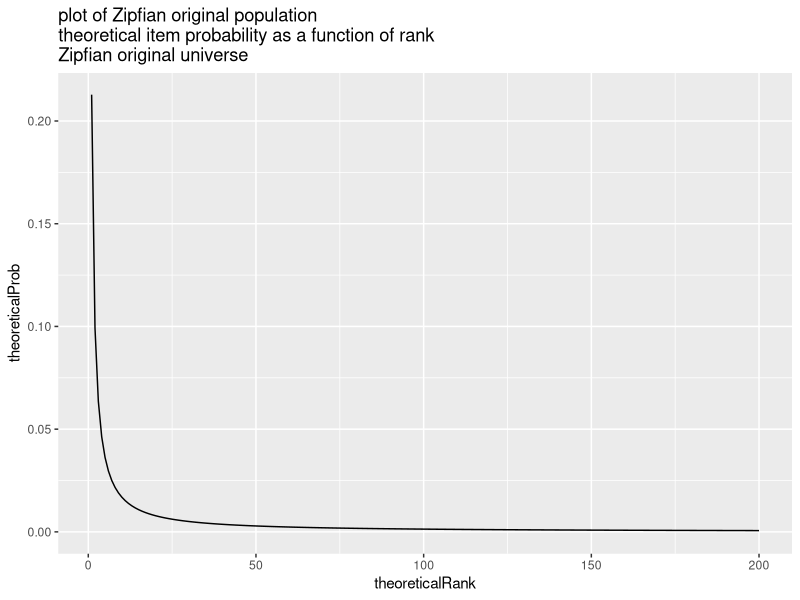
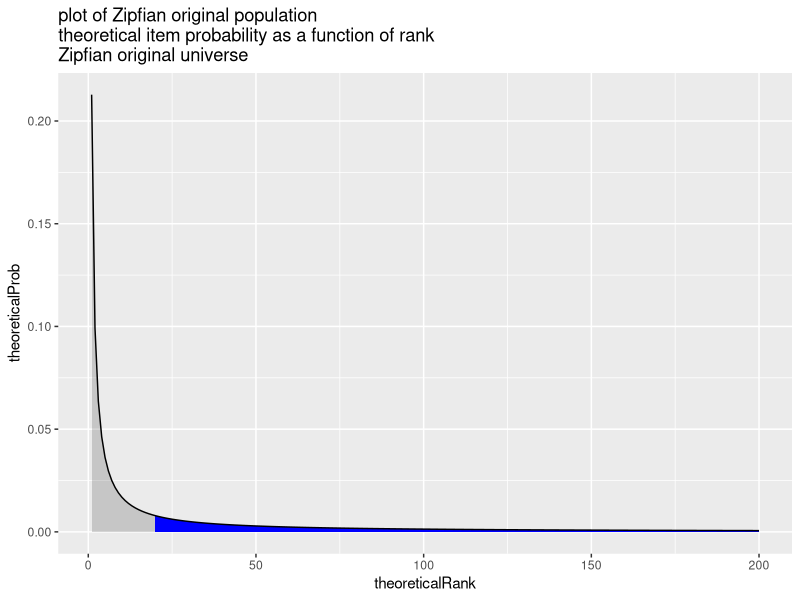
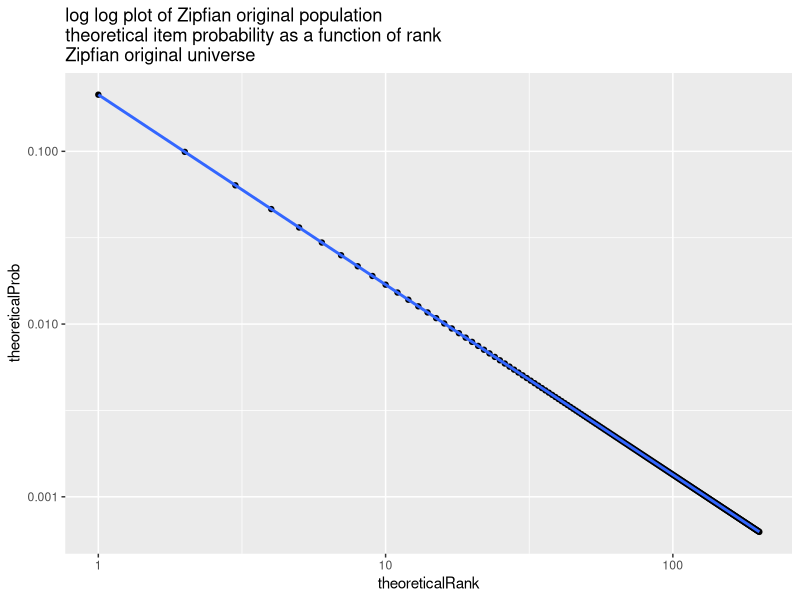
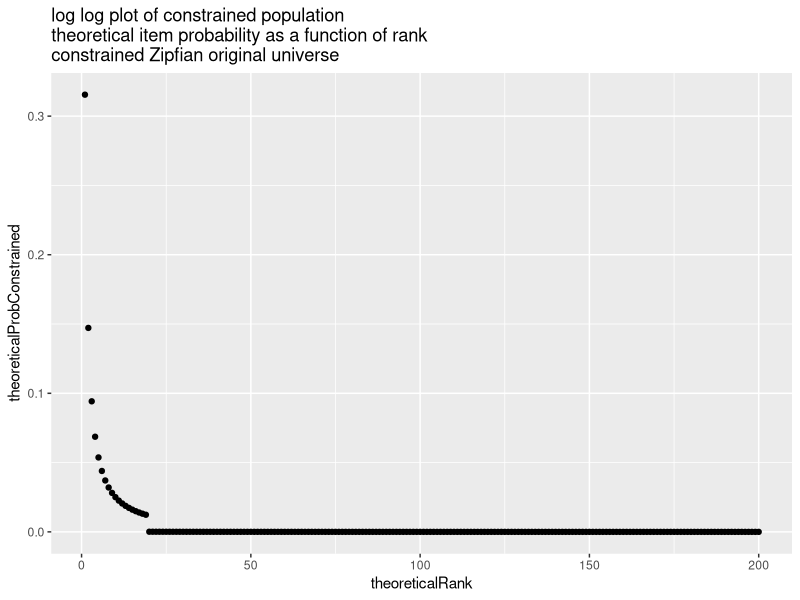
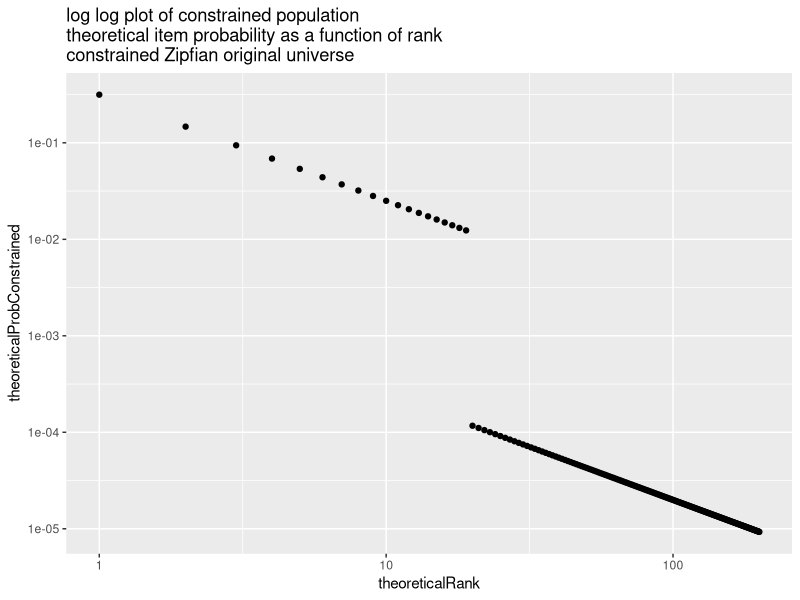
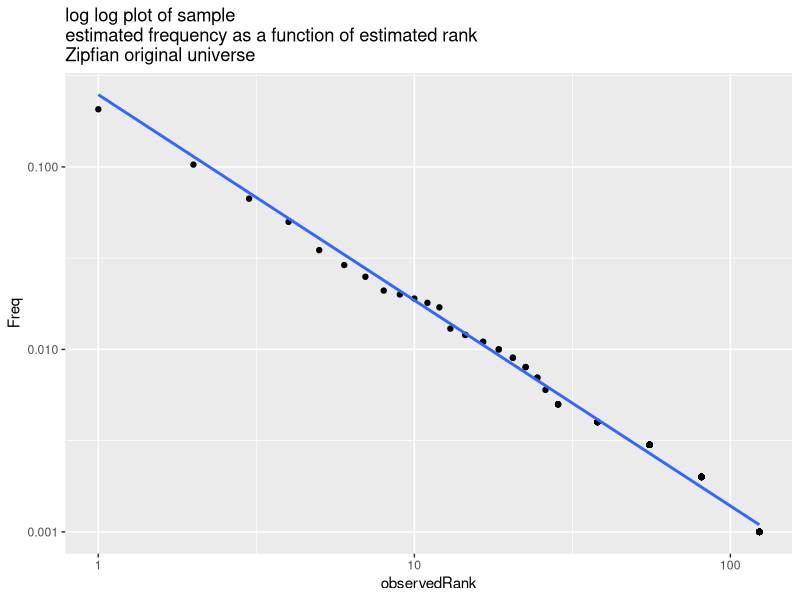
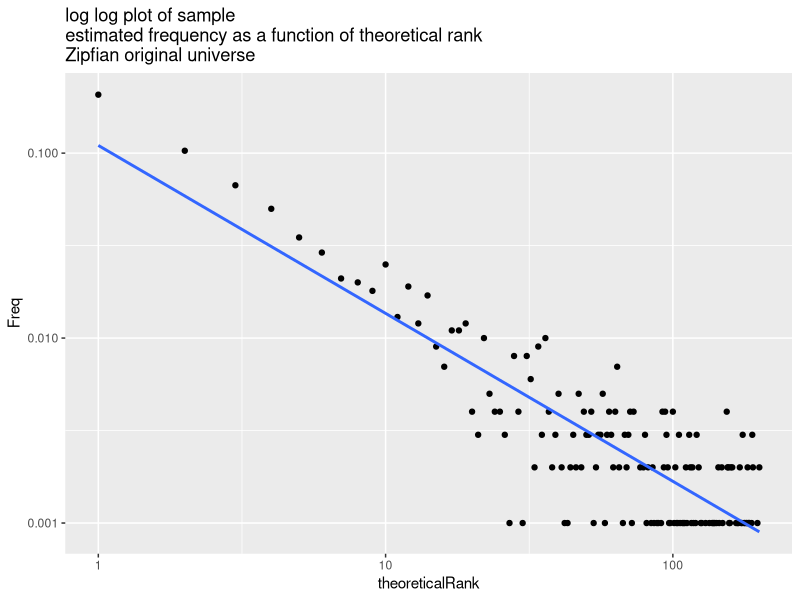
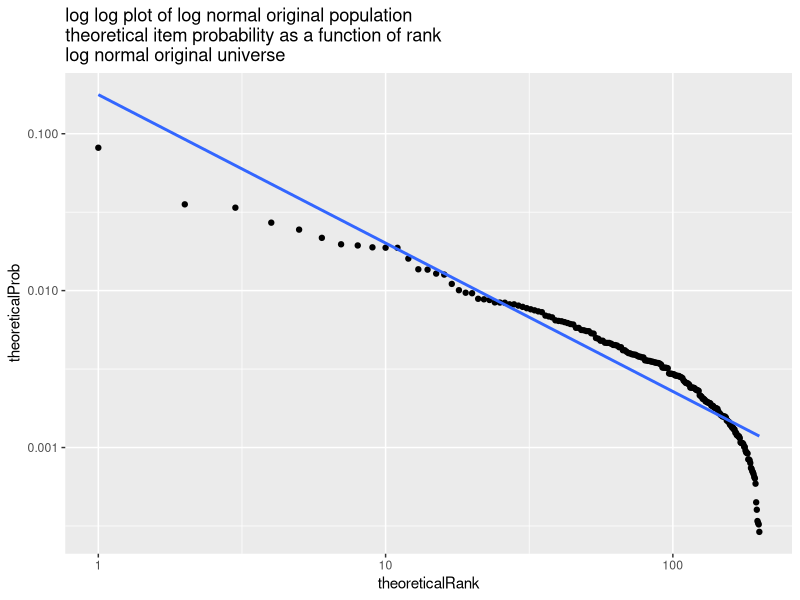

Source code (R) for these figures, in order:
## ---- chunk 1
knitr::opts_chunk$set(echo = TRUE)
library('ggplot2')

# draw item i with probability pi
draw <- function(universe,n) {
  u <- sort(runif(n))
  idxs <- findInterval(u,c(0,universe$cumsum),rightmost.closed = TRUE)
  idxs <- pmin(idxs,nrow(universe))
  # permute
  idxs <- idxs[sample.int(n,n,replace=FALSE)]
  idxs
}

nRanks = 200
sampleSize = 1000
contrainPosition = 20
## ---- chunk 2
# generate population of items with Zipfian probabilities
set.seed(23234)
zipfianUniverse <- data.frame(theoreticalRank=seq_len(nRanks))
zipfianUniverse$theoreticalProb <- 1/zipfianUniverse$theoreticalRank^1.1
zipfianUniverse$theoreticalProb <- zipfianUniverse$theoreticalProb/sum(zipfianUniverse$theoreticalProb)
zipfianUniverse <- zipfianUniverse[order(zipfianUniverse$theoreticalProb,decreasing=TRUE),,
                                       drop=FALSE]
zipfianUniverse$cumsum <- cumsum(zipfianUniverse$theoreticalProb)

zipfianUniverse$theoreticalProbConstrained <- zipfianUniverse$theoreticalProb*
  ifelse(zipfianUniverse$theoreticalRank>=contrainPosition,0.01,1.0)
zipfianUniverse$missedMass =  zipfianUniverse$theoreticalProb -
  zipfianUniverse$theoreticalProbConstrained
zipfianUniverse$missedMass[zipfianUniverse$missedMass<=0] <- NA
zipfianUniverse$theoreticalProbConstrained <- zipfianUniverse$theoreticalProbConstrained/
  sum(zipfianUniverse$theoreticalProbConstrained)


observedZ <- data.frame(theoreticalRank=draw(zipfianUniverse,sampleSize))
countsZ <- as.data.frame(table(theoreticalRank=observedZ$theoreticalRank))
countsZ$theoreticalRank <- as.integer(as.character(countsZ$theoreticalRank))
countsZ$Freq <- countsZ$Freq/sum(countsZ$Freq)
countsZ$observedRank <- rank(-countsZ$Freq)
observedZ$Freq <- countsZ$Freq[match(observedZ$theoreticalRank,
                                     countsZ$theoreticalRank)]

ggplot(data=zipfianUniverse,aes(x=theoreticalRank,y=theoreticalProb,
                                ymin=0,ymax=theoreticalProb)) + 
  geom_line() + 
  ggtitle("plot of Zipfian original population\ntheoretical item probability as a function of rank\nZipfian original universe")


ggplot(data=zipfianUniverse,aes(x=theoreticalRank,y=theoreticalProb,
                                ymin=0,ymax=theoreticalProb)) + 
  geom_ribbon(alpha=0.2) +
  geom_ribbon(aes(ymax=missedMass),fill='blue') +
  geom_line() + 
  ggtitle("plot of Zipfian original population\ntheoretical item probability as a function of rank\nZipfian original universe")
sum(zipfianUniverse$missedMass,na.rm=TRUE)


ggplot(data=zipfianUniverse,aes(x=theoreticalRank,y=theoreticalProb)) + 
  geom_point() + scale_y_log10() + scale_x_log10() +
  geom_smooth(method='lm',se=FALSE) +
  ggtitle("log log plot of Zipfian original population\ntheoretical item probability as a function of rank\nZipfian original universe")
lm(log(theoreticalProb)~log(theoreticalRank),data=zipfianUniverse,
   weights=zipfianUniverse$theoreticalProb)

ggplot(data=zipfianUniverse,aes(x=theoreticalRank,y=theoreticalProbConstrained)) + 
  geom_point() +
  ggtitle("log log plot of constrained population\ntheoretical item probability as a function of rank\nconstrained Zipfian original universe")

ggplot(data=zipfianUniverse,aes(x=theoreticalRank,y=theoreticalProbConstrained)) + 
  geom_point() + scale_y_log10() + scale_x_log10() +
  ggtitle("log log plot of constrained population\ntheoretical item probability as a function of rank\nconstrained Zipfian original universe")

ggplot(data=countsZ,aes(x=observedRank,y=Freq)) + 
  geom_point() + scale_y_log10() + scale_x_log10() +
  geom_smooth(method='lm',se=FALSE) +
  ggtitle("log log plot of sample\nestimated frequency as a function of estimated rank\nZipfian original universe")
lm(log(Freq)~log(observedRank),data=countsZ,
   weights=countsZ$Freq)

ggplot(data=countsZ,aes(x=theoreticalRank,y=Freq)) + 
  geom_point() + scale_y_log10() + scale_x_log10() +
  geom_smooth(method='lm',se=FALSE) +
  ggtitle("log log plot of sample\nestimated frequency as a function of theoretical rank\nZipfian original universe")
lm(log(Freq)~log(theoreticalRank),data=countsZ,
   weights=countsZ$Freq)
## ---- chunk 3
# generate population of items with empirical log-normal probabilities
set.seed(23234)
logNormalUniverse <- data.frame(theoreticalProb=rlnorm(nRanks))
logNormalUniverse$theoreticalProb <- logNormalUniverse$theoreticalProb/sum(logNormalUniverse$theoreticalProb)
logNormalUniverse <- logNormalUniverse[order(logNormalUniverse$theoreticalProb,decreasing=TRUE),,
                                       drop=FALSE]
logNormalUniverse$theoreticalRank <- seq_len(nrow(logNormalUniverse))
logNormalUniverse$cumsum <- cumsum(logNormalUniverse$theoreticalProb)


observedLN <- data.frame(theoreticalRank=draw(logNormalUniverse,sampleSize))
countsLN <- as.data.frame(table(theoreticalRank=observedLN$theoreticalRank))
countsLN$theoreticalRank <-  as.integer(as.character(countsLN$theoreticalRank))
countsLN$Freq <- countsLN$Freq/sum(countsLN$Freq)
countsLN$observedRank <- rank(-countsLN$Freq)
observedLN$Freq <- countsLN$Freq[match(observedLN$theoreticalRank,
                                       countsLN$theoreticalRank)]

ggplot(data=logNormalUniverse,aes(x=theoreticalRank,y=theoreticalProb)) + 
  geom_point() + scale_y_log10() + scale_x_log10() +
  geom_smooth(method='lm',se=FALSE) +
  ggtitle("log log plot of log normal original population\ntheoretical item probability as a function of rank\nlog normal original universe")
lm(log(theoreticalProb)~log(theoreticalRank),data=logNormalUniverse,
   weights=logNormalUniverse$theoreticalProb)
  
ggplot(data=countsLN,aes(x=observedRank,y=Freq)) + 
  geom_point() + scale_y_log10() + scale_x_log10() +
  geom_smooth(method='lm',se=FALSE) +
  ggtitle("log log plot of sample\nestimated frequency as a function of estimated rank\nlog normal original universe")
lm(log(Freq)~log(observedRank),data=countsLN,
   weights=countsLN$Freq)

ggplot(data=countsLN,aes(x=theoreticalRank,y=Freq)) + 
  geom_point() + scale_y_log10() + scale_x_log10() +
  geom_smooth(method='lm',se=FALSE) +
  ggtitle("log log plot of sample\nestimated frequency as a function of theoretical rank\nlog normal original universe")
lm(log(Freq)~log(theoreticalRank),data=countsLN,
   weights=countsLN$Freq)
